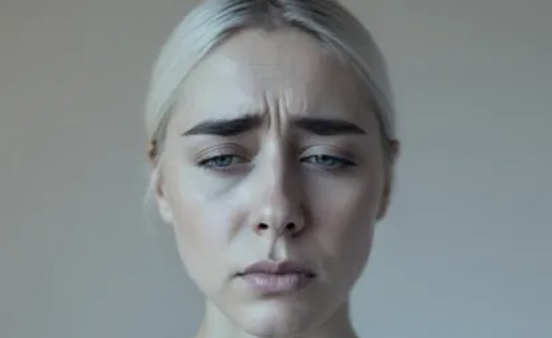
#> input picture datasets/sample.jpg, 552 x 338 px, found by its file name
$ python opencv_toolkit.py
#> lines starting #> are read from the running program, lines starting #| are printed output that depends on the picture; after the words box and inside, x2 and y2 are one past the last pixel; in counts of white or black regions, pixels touching at a corner belong together
import cv2
import numpy as np
import matplotlib.pyplot as plt
import os

# ---------------- CONFIG ----------------
IMAGE_PATH = "datasets/sample.jpg"
OUTPUT_DIR = "outputs"
HAAR_MODEL_PATH = "src/haarcascade_frontalface_default.xml"

# ----------------------------------------
# Create output directory if not exists
os.makedirs(OUTPUT_DIR, exist_ok=True)

# Load image
img = cv2.imread(IMAGE_PATH)
#> img is the input picture: shape (338, 552, 3); mean B, G, R 137.1, 135.8, 129.7
if img is None:
    raise FileNotFoundError("Image not found at datasets/sample.jpg")

print("Original shape:", img.shape)
#| Original shape: (338, 552, 3)

# ----------------------------------------
# Convert to grayscale
gray = cv2.cvtColor(img, cv2.COLOR_BGR2GRAY)

# ----------------------------------------
# Edge Detection (Canny)
edges = cv2.Canny(gray, threshold1=100, threshold2=200)
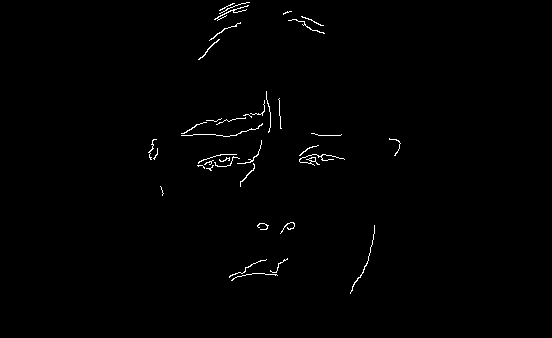
#> edges: shape (338, 552); 0.74% white in thin lines or dots, all inside (x1, y1, x2, y2) = (148, 2, 401, 294)
cv2.imwrite(f"{OUTPUT_DIR}/edges.jpg", edges)
print("Edges saved:", os.path.exists(f"{OUTPUT_DIR}/edges.jpg"))

# ----------------------------------------
# Gaussian Blur (Noise Reduction)
blurred = cv2.GaussianBlur(gray, (7, 7), 0)
cv2.imwrite(f"{OUTPUT_DIR}/blurred.jpg", blurred)

# ----------------------------------------
# Histogram Plot
plt.figure()
plt.title("Grayscale Histogram")
plt.xlabel("Pixel value")
plt.ylabel("Frequency")
plt.hist(gray.ravel(), bins=256)
plt.savefig(f"{OUTPUT_DIR}/histogram.png")
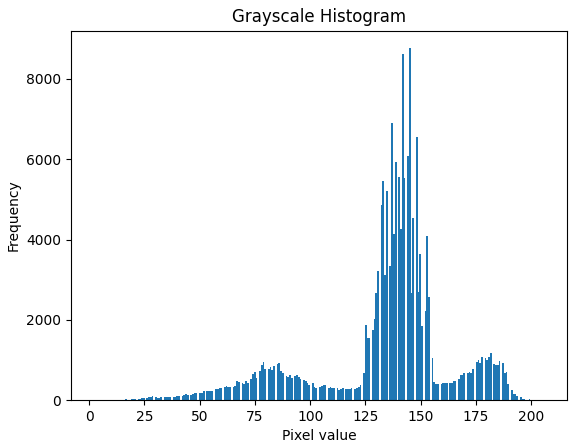
#> figure drawn by matplotlib, 1 panel; tallest bar 8762 high, from x = 144.6 to 145.4
plt.close()

# ----------------------------------------
# Face Detection using Haar Cascade
face_cascade = cv2.CascadeClassifier(HAAR_MODEL_PATH)

faces = face_cascade.detectMultiScale(
    gray,
    scaleFactor=1.1,
    minNeighbors=5
)
#> faces = [[142, 44, 268, 268]]

print("Faces detected:", len(faces))
#| Faces detected: 1

for (x, y, w, h) in faces:
    cv2.rectangle(
        img,
        (x, y),
        (x + w, y + h),
        (0, 255, 0),
        2
    )
#> this loop made 1 pass
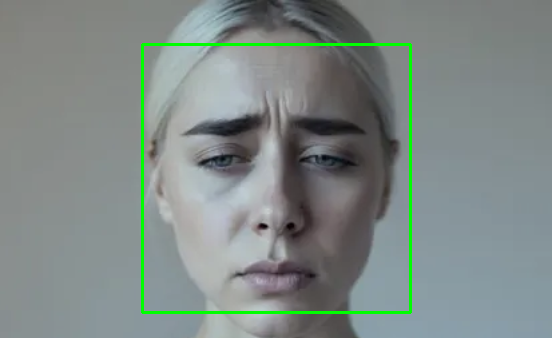
#> img: shape (338, 552, 3); 1.72% of pixels changed, all inside (x1, y1, x2, y2) = (141, 43, 412, 314)

cv2.imwrite(f"{OUTPUT_DIR}/faces_detected.jpg", img)

print("All outputs saved in /outputs folder")
